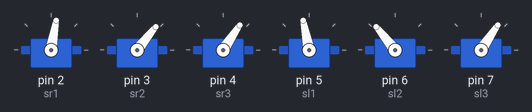
The sketch below on a simulated Arduino Uno, built with avr-gcc and run on an emulated ATmega328P. On the bench: 6 × servo. What the sketch prints to the serial monitor is not drawn.

Above: at 9.15 s.
At 9.55 s:
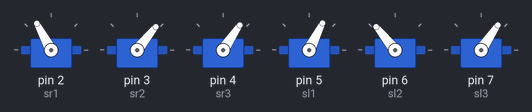
At 10.0 s:
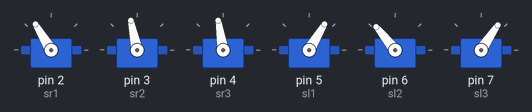
At 10.9 s:
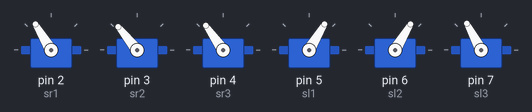
At 11.8 s:
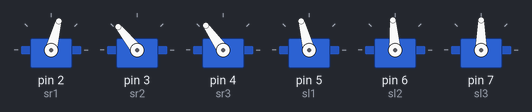
At 12.7 s:
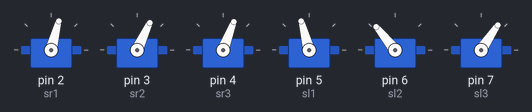
Timing chart, 0 to 17.7 s (numbered marks = the images above):
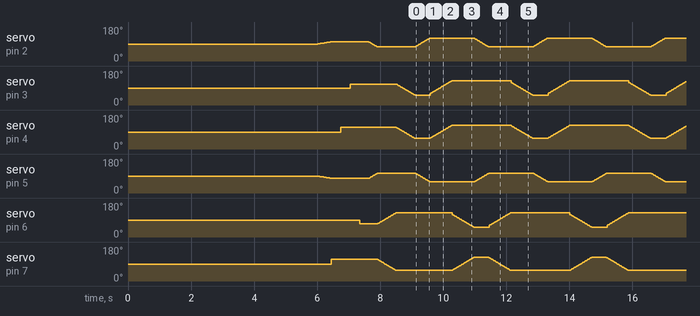

The sketch:

black_robo4.ino
```cpp
#include<Servo.h>

Servo sr1, sr2, sr3, sl1, sl2, sl3;

int st = 90, asl1 = 90, asr1 = 90, asl3 = 90, asr3 = 90;
int panja = 25;
int as3 = 50;
void setup() {
  // put your setup code here, to run once:
  sr1.attach(2);
  sr2.attach(3);
  sr3.attach(4);
  sl1.attach(5);
  sl2.attach(6);
  sl3.attach(7);
  Serial.begin(9600);
  initia();
  Serial.println("Setup done");
//  moveForward();
}

void loop() {
    moveForward();
}

void initia()
{
  sr1.write(90);
  delay(1000);
  sr2.write(90);
  delay(1000);
  sr3.write(90);
  delay(1000);
  sl1.write(90);
  delay(1000);
  sl2.write(90);
  delay(1000);
  sl3.write(90);
  delay(1000);

  //ready state
  for (int i = 0; i <= 10; i++)
  {
    asl1--;
    asr1++;
    sl1.write(asl1);
    delay(20);
    sr1.write(asr1);
    delay(20);
  }
  asl3 += 25;
  asr3 += 25;
  sl3.write(asl3);
  delay(300);
  sr3.write(asr3);
  delay(300);

  sr2.write(st + 20);
  delay(300);
  sl2.write(st - 20);
  delay(300);

  //move
  for (int i = 0; i <= panja; i++)
  {
    asl1++;
    asr1--;
    sr1.write(asr1);
    delay(5);
    sl1.write(asl1);
    delay(5);
  }
  //    moving
  for (int i = 1; i < as3+10; i++)
  {
    asl3--;
    sl3.write(asl3);
    delay(5);
    sl2.write(st - 20 + i);
    delay(5);
  }
  for (int i = 1; i < as3+10; i++)
  {
    asr3--;
    sr3.write(asr3);
    delay(5);
    sr2.write(st + 20 - i);
    delay(5);
  }
}


void moveForward()
{
  //on left leg
  for (int i = 0; i <= panja+20; i++)
  {
    asl1--;
    asr1++;
    sr1.write(asr1);
    delay(5);
    sl1.write(asl1);
    delay(5);
  }
  for (int i = 1; i < as3+20; i++)
  {
    asr3++;
    sr3.write(asr3);
    delay(5);
    sr2.write(st - 30 + i);
    delay(5);
  }
  for (int i = 1; i < as3+20; i++)
  {
    asl3++;
    sl3.write(asl3);
    delay(5);
    sl2.write(st + 30 - i);
    delay(5);
  }

  //on right leg
  for (int i = 0; i <= panja+20; i++)
  {
    asl1++;
    asr1--;
    sr1.write(asr1);
    delay(5);
    sl1.write(asl1);
    delay(5);
  }
  for (int i = 1; i < as3+20; i++)
  {
    asl3--;
    sl3.write(asl3);
    delay(5);
    sl2.write(st - 30 + i);
    delay(5);
  }
  for (int i = 1; i < as3+20; i++)
  {
    asr3--;
    sr3.write(asr3);
    delay(5);
    sr2.write(st + 30 - i);
    delay(5);
  }
}
```
